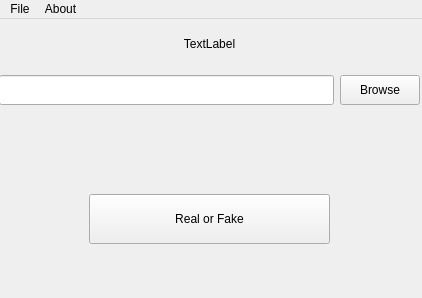
<?xml version="1.0" encoding="UTF-8"?>
<ui version="4.0">
 <class>MainWindow</class>
 <widget class="QMainWindow" name="MainWindow">
  <property name="geometry">
   <rect>
    <x>0</x>
    <y>0</y>
    <width>422</width>
    <height>298</height>
   </rect>
  </property>
  <property name="minimumSize">
   <size>
    <width>30</width>
    <height>30</height>
   </size>
  </property>
  <property name="windowTitle">
   <string>Tweet Spam Covid 19 Detector v1.0 </string>
  </property>
  <widget class="QWidget" name="main_widget">
   <property name="autoFillBackground">
    <bool>true</bool>
   </property>
   <widget class="QWidget" name="verticalLayoutWidget">
    <property name="geometry">
     <rect>
      <x>-1</x>
      <y>-1</y>
      <width>421</width>
      <height>241</height>
     </rect>
    </property>
    <layout class="QVBoxLayout" name="vertical_layout">
     <property name="sizeConstraint">
      <enum>QLayout::SetNoConstraint</enum>
     </property>
     <item>
      <widget class="QLabel" name="label">
       <property name="maximumSize">
        <size>
         <width>10000</width>
         <height>25</height>
        </size>
       </property>
       <property name="text">
        <string>TextLabel</string>
       </property>
       <property name="alignment">
        <set>Qt::AlignCenter</set>
       </property>
      </widget>
     </item>
     <item>
      <layout class="QHBoxLayout" name="brows_layout">
       <property name="sizeConstraint">
        <enum>QLayout::SetNoConstraint</enum>
       </property>
       <item>
        <widget class="QLineEdit" name="file_path_edit">
         <property name="minimumSize">
          <size>
           <width>60</width>
           <height>30</height>
          </size>
         </property>
        </widget>
       </item>
       <item>
        <widget class="QPushButton" name="browse_button">
         <property name="minimumSize">
          <size>
           <width>40</width>
           <height>30</height>
          </size>
         </property>
         <property name="text">
          <string>Browse</string>
         </property>
        </widget>
       </item>
      </layout>
     </item>
     <item>
      <spacer name="verticalSpacer">
       <property name="orientation">
        <enum>Qt::Vertical</enum>
       </property>
       <property name="sizeType">
        <enum>QSizePolicy::Maximum</enum>
       </property>
       <property name="sizeHint" stdset="0">
        <size>
         <width>10</width>
         <height>70</height>
        </size>
       </property>
      </spacer>
     </item>
     <item>
      <layout class="QHBoxLayout" name="launch_layout">
       <item>
        <spacer name="horizontalSpacer">
         <property name="orientation">
          <enum>Qt::Horizontal</enum>
         </property>
         <property name="sizeType">
          <enum>QSizePolicy::Maximum</enum>
         </property>
         <property name="sizeHint" stdset="0">
          <size>
           <width>90</width>
           <height>50</height>
          </size>
         </property>
        </spacer>
       </item>
       <item>
        <widget class="QPushButton" name="real_or_fake">
         <property name="minimumSize">
          <size>
           <width>70</width>
           <height>50</height>
          </size>
         </property>
         <property name="text">
          <string>Real or Fake</string>
         </property>
         <property name="iconSize">
          <size>
           <width>30</width>
           <height>30</height>
          </size>
         </property>
        </widget>
       </item>
       <item>
        <spacer name="horizontalSpacer_2">
         <property name="orientation">
          <enum>Qt::Horizontal</enum>
         </property>
         <property name="sizeType">
          <enum>QSizePolicy::Maximum</enum>
         </property>
         <property name="sizeHint" stdset="0">
          <size>
           <width>90</width>
           <height>10</height>
          </size>
         </property>
        </spacer>
       </item>
      </layout>
     </item>
    </layout>
   </widget>
  </widget>
  <widget class="QMenuBar" name="menubar">
   <property name="geometry">
    <rect>
     <x>0</x>
     <y>0</y>
     <width>422</width>
     <height>21</height>
    </rect>
   </property>
   <widget class="QMenu" name="menu_file">
    <property name="title">
     <string>File</string>
    </property>
    <addaction name="actionRecent_2"/>
   </widget>
   <widget class="QMenu" name="menu_help">
    <property name="title">
     <string extracomment="About teh program">About</string>
    </property>
    <addaction name="actionSource"/>
    <addaction name="separator"/>
    <addaction name="actionLICENSE"/>
   </widget>
   <addaction name="menu_file"/>
   <addaction name="menu_help"/>
  </widget>
  <action name="actionRecent">
   <property name="text">
    <string>Recent</string>
   </property>
  </action>
  <action name="actionSource">
   <property name="text">
    <string>Source Code</string>
   </property>
  </action>
  <action name="actionLICENSE">
   <property name="text">
    <string>License</string>
   </property>
  </action>
  <action name="actionRecent_2">
   <property name="text">
    <string>Recent Files</string>
   </property>
  </action>
 </widget>
 <resources/>
 <connections/>
</ui>
